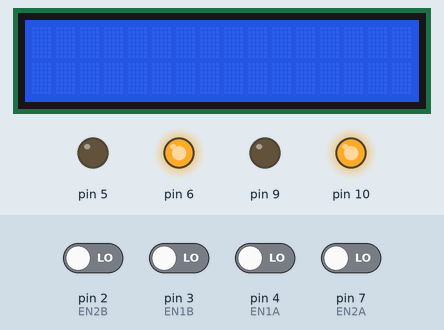
Recording of a sketch running on a simulated Arduino Uno, built with avr-gcc and run on an emulated ATmega328P. Shown: 16×2 character LCD, output pins drawn as LEDs (lit = HIGH). The test bench sets the inputs (shaded band); at power-on: pin 2 (EN2B), pin 3 (EN1B), pin 4 (EN1A), pin 7 (EN2A) LOW. What the sketch prints to the serial monitor is not drawn.

Above: at 1.2 s.
1.3 s: pin 3 (EN1B) driven HIGH
4.3 s: pin 2 (EN2B) driven HIGH and pin 3 (EN1B) driven LOW
Timing chart, 0 to 7.3 s (numbered marks = the images above; inputs shaded):
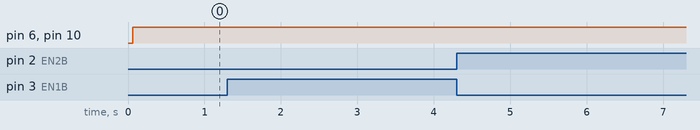

The sketch:

EncoderTest2.ino
```cpp
#include <LiquidCrystal.h>
#include <util/atomic.h> // For the ATOMIC_BLOCK macro

#include <Wire.h>

#include <LiquidCrystal_I2C.h>

LiquidCrystal_I2C lcd(0x27, 16, 2); // I2C address 0x27, 16 column and 2 rows

#define EN1A 4
#define EN1B 3
#define EN2A 7
#define EN2B 2

#define M1A 5
#define M1B 6
#define M2A 9
#define M2B 10
long pos1 = 0;
long pos2 = 0;
volatile int posi = 0; // specify posi as volatile: https://www.arduino.cc/reference/en/language/variables/variable-scope-qualifiers/volatile/
long prevT = 0;
float eprev1 = 0;
float eprev2 = 0;
float eintegral1 = 0;
float eintegral2 = 0;
void setup() {
  lcd.init(); // initialize the lcd
  lcd.backlight();
  Serial.begin(9600);
  pinMode(EN1A, INPUT);
  pinMode(EN1B, INPUT);
  pinMode(EN2A, INPUT);
  pinMode(EN2B, INPUT);
  attachInterrupt(digitalPinToInterrupt(EN1B), readEncoder1, RISING);
  attachInterrupt(digitalPinToInterrupt(EN2B), readEncoder2, RISING);
}

void loop() {
//int target = 450*sin(prevT/1e6);
  int target1 = 1500;//136 is 90 degree
  int target2 = 1500;
  // PID constants
  float kp = 0.4;
  float kd = 0.009;
  float ki = 0.001;

  // time difference
  long currT = micros();
  float deltaT = ((float) (currT - prevT)) / ( 1.0e6 );
  prevT = currT;

  //  int pos1 = 0;
    int posA = 0;
    int posB = 0;
    ATOMIC_BLOCK(ATOMIC_RESTORESTATE) {
      posA = pos1;
      posB = pos2;
    }

  int e1 = posA - target1;
  int e2 = posB - target2;

  // derivative
  float dedt1 = (e1 - eprev1) / (deltaT);
  float dedt2 = (e2 - eprev2) / (deltaT);

  // integral
  eintegral1 = eintegral1 + e1 * deltaT;

  eintegral2 = eintegral2 + e2 * deltaT;

  // control signal
  float u1 = kp * e1 + kd * dedt1 + ki * eintegral1 ;
  float u2 = kp * e2 + kd * dedt2 + ki * eintegral2;

  // motor power
  float pwr1 = fabs(u1);
  float pwr2 = fabs(u2);
  if ( pwr1 > 255 ) {
    pwr1 = 255;
  }
  if ( pwr2 > 255 ) {
    pwr2 = 255;
  }

  // motor direction
  int dir1 = 1;
  int dir2 = 1;
  if (u1 < 0) {
    dir1 = -1;
  }
  if (u2 < 0) {
    dir2 = -1;
  }
  //  int a = digitalRead(EN1A);
  //  int b = digitalRead(EN1B);
  //  lcd.setCursor(0, 0);         // move cursor to   (0, 0)
  //  lcd.print(a*5);        // print message at (0, 0)
  //  lcd.setCursor(0, 1);         // move cursor to   (0, 0)
  //  lcd.print(b*5);
  //  Serial.print(a*5);
  //  Serial.print(" ");
  //  Serial.print(b*5);
  //  Serial.println();


  setMotor(dir1, pwr2, M1A, M1B);
  setMotor(dir2, pwr2, M2A, M2B);

  Serial.print(target1);
  Serial.print(" ");
  Serial.print(target2);
  Serial.print(" ");
  Serial.print(pos1);
  Serial.print(" ");
  Serial.print(pos2);
  Serial.println();

}


void setMotor(int dir, int pwmVal, int in1, int in2) {
  //analogWrite(pwm,pwmVal);
  if (dir == 1) {
    analogWrite(in1, pwmVal);
    analogWrite(in2, 0);
  }
  else if (dir == -1) {
    analogWrite(in1, 0);
    analogWrite(in2, pwmVal);
  }
  else {
    analogWrite(in1, 0);
    analogWrite(in2, 0);
  }
}


void readEncoder1() {
  int b = digitalRead(EN1A);
  if (b > 0) {
    pos1++;
  }
  else {
    pos1--;
  }
}

void readEncoder2() {
  int b = digitalRead(EN2A);
  if (b > 0) {
    pos2++;
  }
  else {
    pos2--;
  }
}
```

Measured:
- after the input at 1.3 s, every drawn part: stays the same
- after the input at 4.3 s, every drawn part: stays the same
